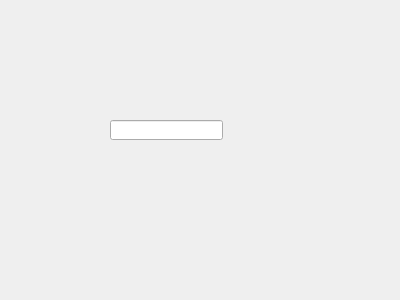
<?xml version="1.0" encoding="UTF-8"?>
<ui version="4.0">
 <class>ShowSlot</class>
 <widget class="QDialog" name="ShowSlot">
  <property name="geometry">
   <rect>
    <x>0</x>
    <y>0</y>
    <width>400</width>
    <height>300</height>
   </rect>
  </property>
  <property name="windowTitle">
   <string>Dialog</string>
  </property>
  <widget class="QLineEdit" name="lineEdit">
   <property name="geometry">
    <rect>
     <x>110</x>
     <y>120</y>
     <width>113</width>
     <height>20</height>
    </rect>
   </property>
  </widget>
 </widget>
 <resources/>
 <connections/>
</ui>
